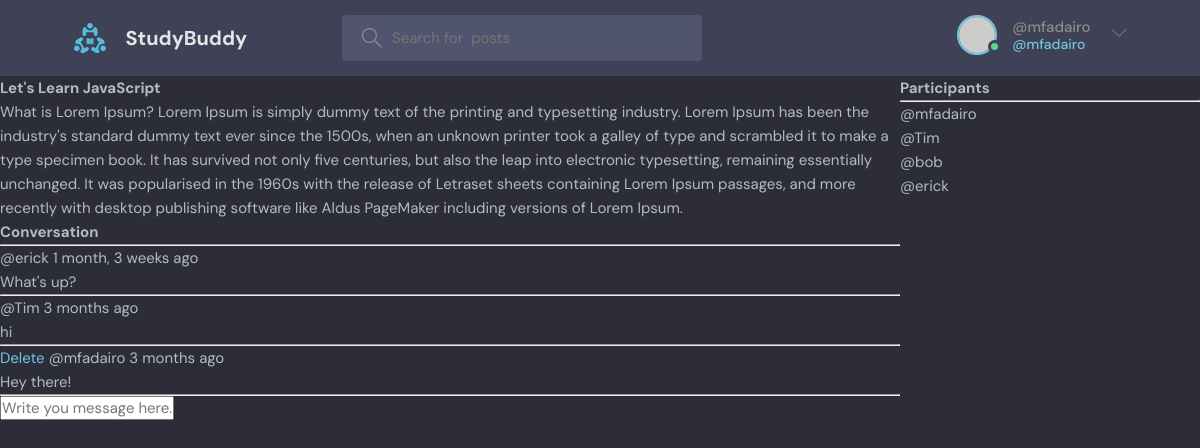
Screenshot of /room/1/ (signed in) with the database file from the repository.
### base/models.py (models this page shows, shortened)
class Room(models.Model):
    host = models.ForeignKey(User, on_delete=models.SET_NULL, null=True)
    topic = models.ForeignKey(Topic, on_delete=models.SET_NULL, null=True)
    name = models.CharField(max_length=200)
    description = models.TextField(null=True, blank=True)
    participants = models.ManyToManyField(User, related_name='participants', blank=True)
    update = models.DateTimeField(auto_now=True)
    created = models.DateTimeField(auto_now_add=True)
    class Meta:
       ordering = ["-update", "-created"]

class Message(models.Model):
    user = models.ForeignKey(User, on_delete=models.CASCADE)
    room = models.ForeignKey(Room,on_delete=models.CASCADE)
    body = models.TextField()
    update = models.DateTimeField(auto_now=True)
    created = models.DateTimeField(auto_now_add=True)
    class Meta:
       ordering = ["-update", "-created"]

### base/views.py (the view, shortened to what this page needs)
# urls.py: path('room/<str:pk>/', views.room, name="room"),
def room(request, pk):
    room = Room.objects.get(id=pk)
    room_messages = room.message_set.all()
    participants = room.participants.all()
    context = {'room': room, 'room_messages': room_messages,
               'participants': participants}
    return render(request, 'base/room.html', context)

### base/templates/base/room.html (shortened to what this page needs)
{% extends 'main.html' %}
{% block content %}
<div class="room-container">
    <div>
<h1> {{room.name}} </h1>
<p>{{room.description}}</p>
<div class="comment-wrapper">
    <h3>Conversation</h3>
    <hr>
    {% for message in room_messages %}
    <div>
        {% if request.user == message.user %}
        <a href="{% url 'delete-message' message.id%}">Delete</a>
        {% endif %}
        <small>@{{message.user}} {{message.created|timesince}} ago</small>
        <p>{{message.body}}</p>
        <hr>
    </div>
    {% endfor %}
</div>
{% if request.user.is_authenticated %}
<div class="comment-form">
    <form method="POST" action="">
        <input type="text" name="body" placeholder="Write you message here..."/>
    </form>
</div>
{% endif %}
</div>
<div>
    <h3>Participants</h3>
    <hr>
    {% for user in participants %}
        <div>
            <p>@{{user.username}}</p>
        </div>
    {% endfor %}
</div>
</div>
{% endblock %}

### templates/navbar.html (shortened to what this page needs)
{% load static %}
<header class="header header--loggedIn">
    <div class="container">
      <a href="{% url 'home' %}" class="header__logo">
        <img src="{% static 'images/logo.svg' %}" />
        <h1>StudyBuddy</h1>
      </a>
      <form class="header__search" method="GET" action="{% url 'home' %}" >
        <label>
          <input name="q" placeholder="Search for  posts" />
        </label>
      </form>
      <nav class="header__menu">
        {% if request.user.is_authenticated %}
        <div class="header__user">
          <a href="profile.html">
            <div class="avatar avatar--medium active">
              <img src="https://randomuser.me/api/portraits/men/37.jpg" />
            </div>
            <p>@{{request.user.username}} <span>@{{request.user.username}}</span></p>
          </a>
          <button class="dropdown-button">
            <svg version="1.1" xmlns="http://www.w3.org/2000/svg" width="32" height="32" viewBox="0 0 32 32">
              <title>chevron-down</title>
              <path d="M16 21l-13-13h-3l16 16 16-16h-3l-13 13z"></path>
            </svg>
          </button>
        </div>
        {% else %}
        <a href="{% url 'login' %}">
          <img src="{% static 'images/avatar.svg' %}" />
          <p>Login</p>
        </a>
        {% endif %}
      </nav>
    </div>
  </header>

### static/styles/style.css (style rules this page uses)
:root { --color-main: #71c6dd; --color-main-light: #e1f6fb; --color-dark: #3f4156; --color-dark-medium: #51546e; --color-dark-light: #696d97; --color-light: #e5e5e5; --color-gray: #8b8b8b; --color-light-gray: #b2bdbd; --color-bg: #2d2d39; --color-success: #5dd693; --color-error: #fc4b0b; }
* { font-family: "DM Sans", -apple-system, BlinkMacSystemFont, "Segoe UI", Roboto, Oxygen, Ubuntu, Cantarell, "Open Sans", "Helvetica Neue", sans-serif; margin: 0; padding: 0; box-sizing: border-box; text-rendering: optimizeLegibility; font-size: inherit; }
html { font-size: 56.25%; }
@media only screen and (min-width: 1200px) { html { font-size: 62.5%; } }
body { line-height: 1.6; font-weight: 400; font-size: 1.5rem; color: var(--color-light-gray); background-color: var(--color-bg); min-height: 100vh; }
img { width: 100%; }
a { display: inline-block; color: var(--color-main); text-decoration: none; }
.container { max-width: 120rem; width: 90%; margin: auto; }
.avatar { position: relative; display: inline-block; border-radius: 50%; border: 2px solid var(--color-main); }
.avatar img { display: block; border-radius: 50%; object-fit: cover; object-position: center; }
.avatar::after { content: ""; display: block; position: absolute; background-color: var(--color-gray); z-index: 111; border-radius: 50%; border: 0.3rem solid var(--color-dark); }
.avatar.active::after { background-color: var(--color-success); }
.avatar.avatar--medium img { width: 3.6rem; height: 3.6rem; border-radius: 50%; }
.avatar.avatar--medium:after { width: 0.7rem; height: 0.7rem; bottom: 0px; right: -6px; }
.header { padding: 1.5rem; background-color: var(--color-dark); }
.header > .container { display: flex; gap: 9.5rem; }
.header__logo, .header__user { display: flex; gap: 2rem; align-items: center; }
.header__logo > img { height: 3.2rem; width: 3.2rem; }
.header__logo > h1 { font-weight: 700; font-size: 2rem; color: var(--color-light); }
.header__search > label { background-color: var(--color-dark-medium); padding: 1.3rem 1rem; display: flex; align-items: center; gap: 1rem; border-radius: 4px; }
.header__search svg { fill: var(--color-gray); width: 2rem; height: 2rem; margin-left: 1rem; }
.header__search input { width: 30rem; background: transparent; border: none; outline: none; color: var(--color-light); }
.header__menu { margin-left: auto; position: relative; }
.header__menu a { display: flex; gap: 1.5rem; align-items: center; font-weight: 500; text-decoration: none; color: var(--color-gray); }
.header__menu img { height: 3.6rem; }
.header__menu p { line-height: 1.2; }
.header__menu span { color: var(--color-main); font-weight: 500; font-size: 1.4rem; display: block; }
.header__menu svg { width: 1.6rem; height: 1.6rem; fill: var(--color-dark-light); }
.dropdown-button { background: transparent; border: 0; outline: 0; cursor: pointer; }

### base/templates/base/room.html (style rules this page uses)
.room-container { display: grid; grid-template-columns: 3fr 1fr; }

### rows the page displays
Room: name "Let's Learn JavaScript", description "What is Lorem Ipsum? Lorem Ipsum is simply dummy text of the printing and typesetting industry. Lorem Ipsum has been the industry's standard dummy text ever since the 1500s, when an unknown printer took a galley of type and scrambled it to make a type specimen book. It has survived not only five centuries, but also the leap into electronic typesetting, remaining essentially unchanged. It was popularised in the 1960s with the release of Letraset sheets containing Lorem Ipsum passages, and more recently with desktop publishing software like Aldus PageMaker including versions of Lorem Ipsum."
Message: user "erick", created "1 month, 3 weeks", body "What's up?"
Message: user "Tim", created "3 months", body "hi"
Message: shows "Delete", user "mfadairo", created "3 months", body "Hey there!"

### other values shown
{{ request.user.username }} "mfadairo"
{{ user.username }} "mfadairo"
{{ user.username }} "Tim"
{{ user.username }} "bob"
{{ user.username }} "erick"
